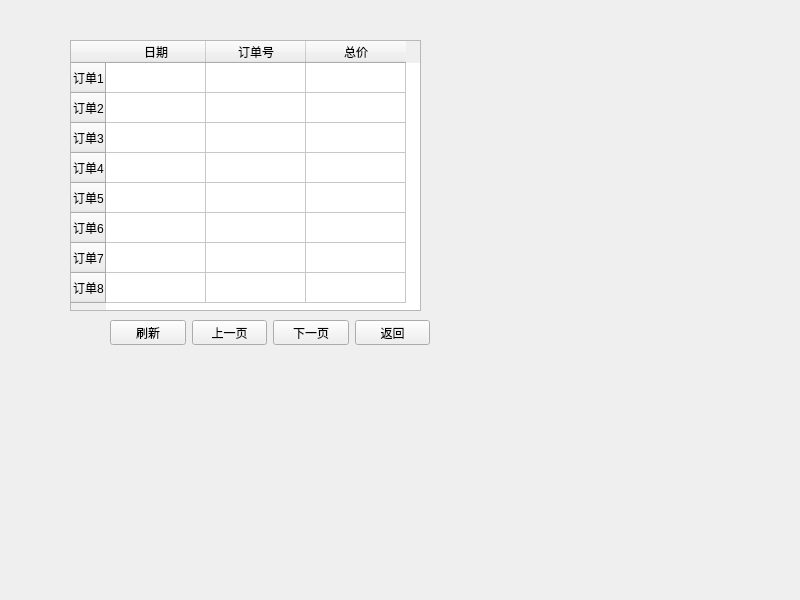
<?xml version="1.0" encoding="UTF-8"?>
<ui version="4.0">
 <class>MyHistory</class>
 <widget class="QWidget" name="MyHistory">
  <property name="geometry">
   <rect>
    <x>0</x>
    <y>0</y>
    <width>800</width>
    <height>600</height>
   </rect>
  </property>
  <property name="windowTitle">
   <string>Form</string>
  </property>
  <widget class="QTableWidget" name="HistoryDetail">
   <property name="geometry">
    <rect>
     <x>70</x>
     <y>40</y>
     <width>351</width>
     <height>271</height>
    </rect>
   </property>
   <row>
    <property name="text">
     <string>订单1</string>
    </property>
   </row>
   <row>
    <property name="text">
     <string>订单2</string>
    </property>
   </row>
   <row>
    <property name="text">
     <string>订单3</string>
    </property>
   </row>
   <row>
    <property name="text">
     <string>订单4</string>
    </property>
   </row>
   <row>
    <property name="text">
     <string>订单5</string>
    </property>
   </row>
   <row>
    <property name="text">
     <string>订单6</string>
    </property>
   </row>
   <row>
    <property name="text">
     <string>订单7</string>
    </property>
   </row>
   <row>
    <property name="text">
     <string>订单8</string>
    </property>
   </row>
   <column>
    <property name="text">
     <string>日期</string>
    </property>
   </column>
   <column>
    <property name="text">
     <string>订单号</string>
    </property>
   </column>
   <column>
    <property name="text">
     <string>总价</string>
    </property>
   </column>
  </widget>
  <widget class="QWidget" name="layoutWidget">
   <property name="geometry">
    <rect>
     <x>110</x>
     <y>320</y>
     <width>320</width>
     <height>25</height>
    </rect>
   </property>
   <layout class="QHBoxLayout" name="horizontalLayout">
    <item>
     <widget class="QPushButton" name="UpdateButton">
      <property name="text">
       <string>刷新</string>
      </property>
     </widget>
    </item>
    <item>
     <widget class="QPushButton" name="PreviousButton">
      <property name="text">
       <string>上一页</string>
      </property>
     </widget>
    </item>
    <item>
     <widget class="QPushButton" name="NextButton">
      <property name="text">
       <string>下一页</string>
      </property>
     </widget>
    </item>
    <item>
     <widget class="QPushButton" name="ReturnButton">
      <property name="text">
       <string>返回</string>
      </property>
     </widget>
    </item>
   </layout>
  </widget>
 </widget>
 <resources/>
 <connections/>
</ui>
